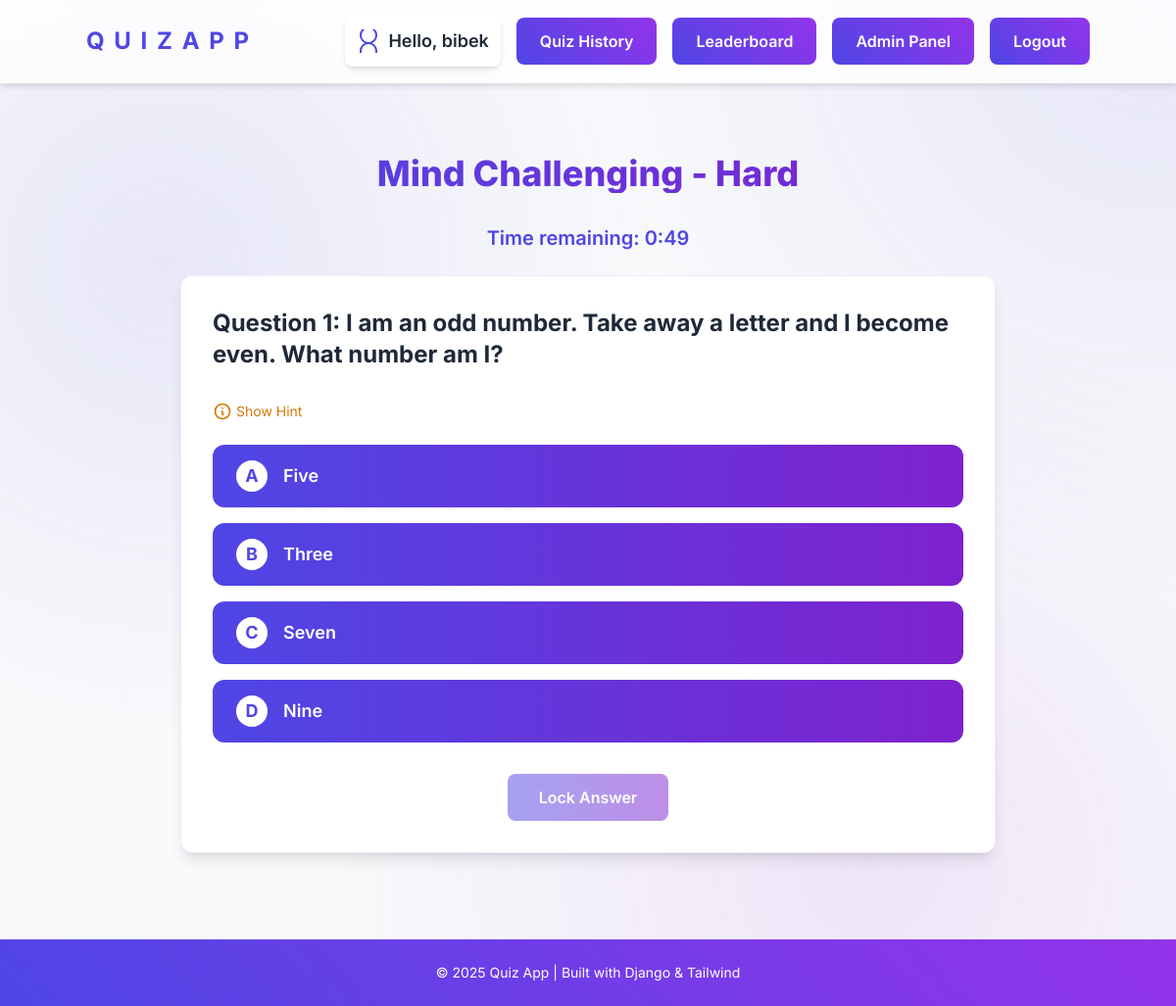
/60/take/ (signed in), run on the app's committed database.
### quiz/models.py (models this page shows, shortened)
class Question(models.Model):
    QUESTION_TYPE_CHOICES = [
        ('multiple_choice', 'Multiple Choice'),
        ('true_false', 'True/False'),
        ('fill_blank', 'Fill in the Blank'),
        ('coding', 'Coding Question')
    ]
    quiz = models.ForeignKey(Quiz, on_delete=models.CASCADE, related_name="questions")
    text = models.CharField(max_length=500)
    question_type = models.CharField(max_length=20, choices=QUESTION_TYPE_CHOICES, default='multiple_choice')
    time_limit = models.IntegerField(default=30)  # Time limit for each question in seconds
    hint = models.TextField(blank=True, null=True)  # Optional hint for the question
    explanation = models.TextField(blank=True, null=True)  # Explanation for the answer
    code_template = models.TextField(blank=True, null=True)  # Initial code template
    expected_output = models.TextField(blank=True, null=True)  # Expected output for code testing

class Choice(models.Model):
    question = models.ForeignKey(Question, on_delete=models.CASCADE, related_name="choices")
    text = models.CharField(max_length=200)
    is_correct = models.BooleanField(default=False)

### quiz/views.py (the view, shortened to what this page needs)
# urls.py: path("<int:quiz_id>/take/", views.take_quiz, name="take_quiz"),
@login_required
def take_quiz(request, quiz_id):
    quiz = get_object_or_404(Quiz, id=quiz_id)
    questions = list(quiz.questions.all())
    if not questions:
        messages.error(request, "This quiz has no questions.")
        return redirect('quiz_list')
    current_question_index = int(request.GET.get('question', 0))
    if current_question_index >= len(questions):
        return redirect('quiz_result', quiz_id=quiz_id)
    current_question = questions[current_question_index]
    existing_result = Result.objects.filter(
        user=request.user,
        quiz=quiz,
        question=current_question
    ).first()
    time_limit = current_question.time_limit
    if current_question.question_type in ['multiple_choice', 'true_false'] and not current_question.explanation:
        correct_choice = current_question.choices.filter(is_correct=True).first()
        if correct_choice:
            current_question.explanation = (current_question.text, correct_choice.text)
            current_question.save()
    context = {
        "quiz": quiz,
        "question": current_question,
        "current_question_index": current_question_index,
        "total_questions": len(questions),
        "time_limit": time_limit,
        "existing_answer": existing_result.choice if existing_result and existing_result.choice else None,
        "existing_text_answer": existing_result.user_answer_text if existing_result else None,
        "existing_code_answer": existing_result.user_code_answer if existing_result else None,
        "hint_used": existing_result.hint_used if existing_result else False
    }
    return render(request, "quiz/take_quiz.html", context)

### quiz/templates/quiz/take_quiz.html (shortened to what this page needs)
{% extends 'layout.html' %}
{% load static %}
{% block content %}
<div class="max-w-4xl mx-auto px-4 sm:px-6 lg:px-8 py-12">
    <h1 class="text-4xl font-extrabold text-center bg-gradient-to-r from-indigo-600 to-purple-700 text-transparent bg-clip-text mb-8 animate-fade-in">
    </h1>
    <p id="timer" class="text-xl font-semibold text-indigo-600 mb-6 text-center animate-fade-in">
    </p>
    <form id="quiz-form" method="POST">
        <div class="bg-white p-8 mb-4 rounded-xl shadow-lg border border-purple-100">
            <h3 id="question" class="text-2xl font-bold text-gray-800 mb-8">{{ question.text }}</h3>
            {% if question.hint %}
            <div class="mb-6">
                <button type="button"
                        id="hint-button"
                        class="text-amber-600 flex items-center text-sm hover:text-amber-700 transition">
                    <svg class="w-5 h-5 mr-1" fill="none" stroke="currentColor" viewBox="0 0 24 24">
                        <path stroke-linecap="round" stroke-linejoin="round" stroke-width="2" d="M13 16h-1v-4h-1m1-4h.01M21 12a9 9 0 11-18 0 9 9 0 0118 0z"></path>
                    </svg>
                    Show Hint
                </button>
            </div>
            {% endif %}
            <div class="space-y-4">
                {% for choice in question.choices.all %}
                <div class="choice-wrapper opacity-0 scale-95 transition-all duration-500 ease-out"
                     style="transition-delay: {{ forloop.counter }}00ms">
                    <div class="flex items-center w-full cursor-pointer choice-div"
                         data-choice-id="{{ choice.id }}"
                         data-is-correct="{{ choice.is_correct|yesno:'true,false' }}">
                        <div class="w-full p-4 bg-gradient-to-r from-indigo-600 to-purple-700 text-white text-lg font-semibold rounded-xl
                                  hover:scale-105 hover:shadow-lg transition-all duration-300 ease-out choice-button flex items-center">
                            <span class="choice-label inline-flex items-center justify-center w-8 h-8
                                       rounded-full bg-white text-indigo-600 font-bold mr-4">
                                {% if forloop.counter == 1 %}A{% endif %}
                                {% if forloop.counter == 2 %}B{% endif %}
                                {% if forloop.counter == 3 %}C{% endif %}
                                {% if forloop.counter == 4 %}D{% endif %}
                            </span>
                            <span class="flex-grow">{{ choice.text }}</span>
                        </div>
                    </div>
                </div>
                {% endfor %}
            </div>
            <div class="mt-8 text-center opacity-0 scale-95 transition-all duration-500 ease-out"
                 id="submit-wrapper"
                 style="transition-delay: 500ms">
                <button type="button"
                        id="lock-button"
                        disabled
                        class="bg-gradient-to-r from-indigo-600 to-purple-700 text-white px-8 py-3 rounded-lg font-semibold
                               hover:from-indigo-700 hover:to-purple-800 hover:shadow-lg transition-all duration-300
                               disabled:opacity-50 disabled:cursor-not-allowed">
                    Lock Answer
                </button>
            </div>
        </div>
    </form>
</div>
{% endblock %}

### quiz/templates/layout.html (shortened to what this page needs)
{% load static tailwind_tags %}
<!DOCTYPE html>
<html lang="en">
<head>
    {% tailwind_css %}
</head>
<body class="min-h-screen flex flex-col">
    <div class="floating-dots" id="floatingDots"></div>
    <nav class="glass-nav sticky top-0 z-50 py-4 px-6">
        <div class="container mx-auto flex justify-between items-center">
            <a href="/" class="logo-modern font-bold text-2xl">
                <span style="--i:1">Q</span>
                <span style="--i:2">u</span>
                <span style="--i:3">i</span>
                <span style="--i:4">z</span>
                <span style="--i:5">A</span>
                <span style="--i:6">p</span>
                <span style="--i:7">p</span>
            </a>
            <div class="flex items-center space-x-4">
                {% if user.is_authenticated %}
                    <div class="flex items-center bg-white shadow-md rounded-lg p-3">
                        <span class="text-lg font-semibold text-gray-800">Hello, {{ user.username }}</span>
                    </div>
                    <a href="{% url 'quiz_history' %}" class="btn-modern">Quiz History</a>
                    <a href="{% url 'leaderboard' %}" class="btn-modern">Leaderboard</a>
                    {% if user.is_superuser or user.is_staff %}
                        <a href="{% url 'admin:index' %}" class="btn-modern" target="_blank" >Admin Panel</a>
                    {% endif %}
                    <form action="{% url 'logout' %}" method="POST" class="inline">
                        <button type="submit" class="btn-modern">
                            Logout
                        </button>
                    </form>
                {% endif %}
            </div>
        </div>
    </nav>
    <main class="container mx-auto p-6 flex-grow z-10">
        {% block content %}{% endblock %}
    </main>
    <footer>
        <div class="container mx-auto">
            <p class="text-sm text-center">&copy; 2025 Quiz App | Built with Django & Tailwind</p>
        </div>
    </footer>
</body>
</html>

### quiz/templates/layout.html (style rules this page uses)
body { font-family: 'Inter', sans-serif; background-color: #f9fafb; color: #1e293b; }
:root { --gradient-start: #4f46e5; --gradient-end: #9333ea; --button-shadow: rgba(79, 70, 229, 0.4); --glass-bg: rgba(255, 255, 255, 0.8); }
.glass-nav { background: var(--glass-bg); backdrop-filter: blur(10px); -webkit-backdrop-filter: blur(10px); border-bottom: 1px solid rgba(255, 255, 255, 0.2); box-shadow: 0 4px 6px rgba(0, 0, 0, 0.1); }
.floating-dots { position: absolute; width: 100%; height: 100%; top: 0; left: 0; z-index: -1; overflow: hidden; }
.btn-modern { position: relative; isolation: isolate; overflow: hidden; transition: all 0.5s; background: linear-gradient(45deg, var(--gradient-start), var(--gradient-end)); color: white; border: none; padding: 0.75rem 1.5rem; border-radius: 0.5rem; font-weight: 600; text-align: center; }
.logo-modern { position: relative; display: inline-block; text-transform: uppercase; letter-spacing: 2px; color: var(--gradient-start); font-weight: 700; }
.logo-modern span { display: inline-block; animation: wavyText 2s infinite; animation-delay: calc(0.1s * var(--i)); }
main { animation: pageEnter 0.8s ease-out forwards; }
footer { position: relative; overflow: hidden; background: linear-gradient(45deg, var(--gradient-start), var(--gradient-end)); color: white; padding: 1.5rem; margin-top: auto; }

### quiz/templates/quiz/take_quiz.html (style rules this page uses)
.choice-button { display: flex; align-items: center; min-height: 64px; padding: 1rem 1.5rem; }
.choice-label { flex-shrink: 0; width: 2rem; height: 2rem; }
.animate-fade-in { animation: fadeIn 0.8s ease-out; }

### data on the page
Question: text "Question 1: I am an odd number. Take away a letter and I become even. What number am I?"
Choice: shows "A", text "Five"
Choice: shows "B", text "Three"
Choice: shows "C", text "Seven"
Choice: shows "D", text "Nine"

### other printed values
{{ user.username }} "bibek"
